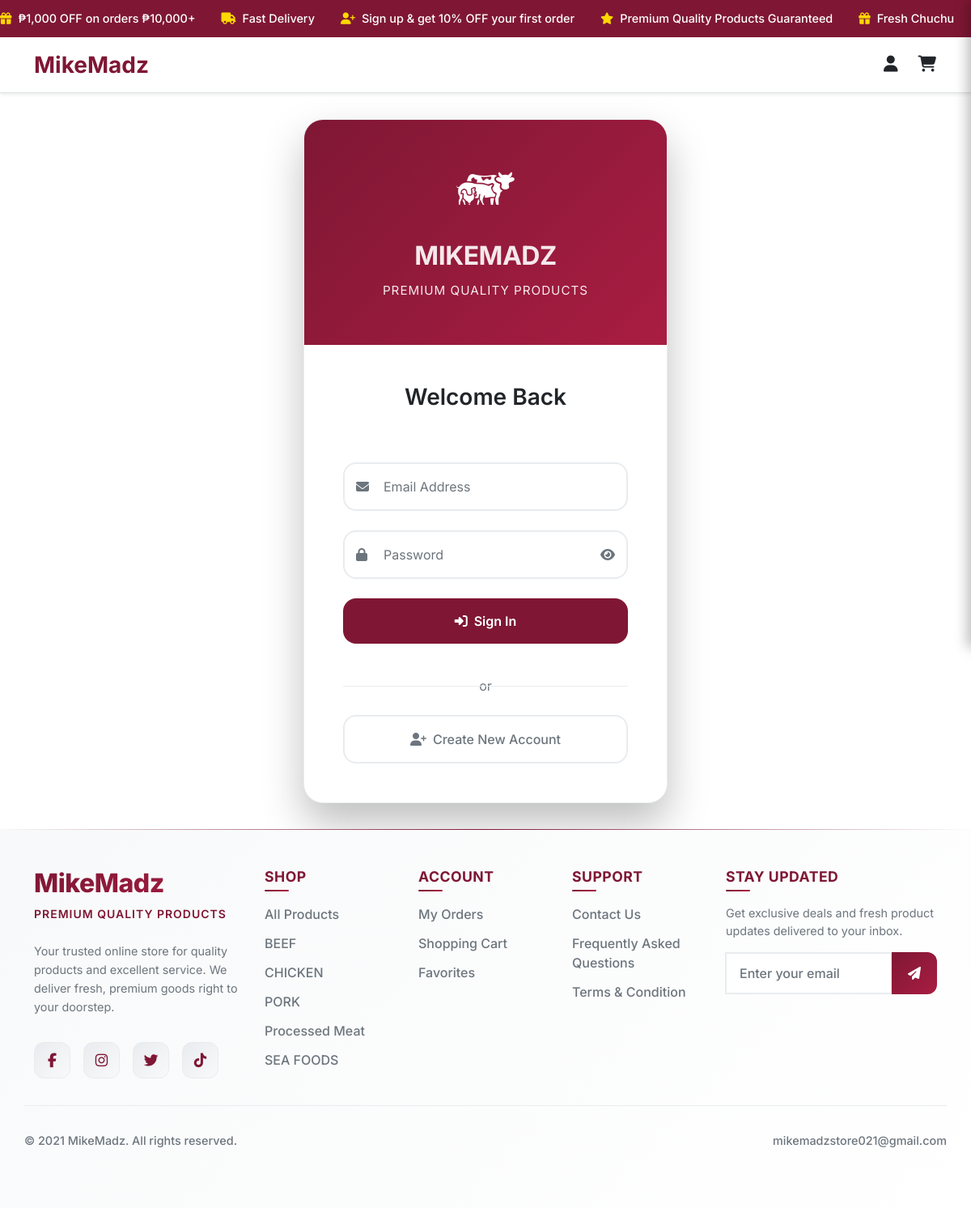
The page /login.php on the database its author committed.
### tables this page shows
CREATE TABLE `promo_messages` (
  `id` int(11) NOT NULL,
  `message_text` text NOT NULL,
  `icon_class` varchar(100) NOT NULL DEFAULT 'fas fa-star',
  `is_active` tinyint(1) DEFAULT 1,
  `sort_order` int(11) DEFAULT 0,
  `created_at` timestamp NOT NULL DEFAULT current_timestamp(),
  `updated_at` timestamp NOT NULL DEFAULT current_timestamp() ON UPDATE current_timestamp()
);

CREATE TABLE `categories` (
  `category_id` int(11) NOT NULL,
  `category_name` varchar(100) NOT NULL,
  `is_archive` tinyint(1) DEFAULT 0
);

### includes/user_promo.php (the view, shortened to what this page needs)
 <?php
$promo_messages = [];
try {
    include_once __DIR__ . '/db.php';
    $stmt = $pdo->query("SELECT * FROM promo_messages WHERE is_active = 1 ORDER BY sort_order ASC, created_at ASC");
    $promo_messages = $stmt->fetchAll(PDO::FETCH_ASSOC);
} catch (Exception $e) {
    $promo_messages = [
        ['message_text' => '₱1,000 OFF on orders ₱10,000+', 'icon_class' => 'fas fa-gift'],
        ['message_text' => 'Free Nationwide Delivery on ₱7,000+', 'icon_class' => 'fas fa-truck'],
        ['message_text' => 'Sign up & get 10% OFF your first order', 'icon_class' => 'fas fa-user-plus'],
        ['message_text' => 'Premium Quality Products Guaranteed', 'icon_class' => 'fas fa-star'],
        ['message_text' => '90 Minutes Express Delivery', 'icon_class' => 'fas fa-clock']
    ];
}
?>
<div class="promo-banner">
    <div class="promo-marquee">
        <?php foreach ($promo_messages as $message): ?>
            <div class="promo-item">
                <i class="<?= htmlspecialchars($message['icon_class']) ?>"></i><?= htmlspecialchars($message['message_text']) ?>
            </div>
        <?php endforeach; ?>
    </div>
</div>

### includes/user_footer.php (shortened to what this page needs)
<?php
include_once __DIR__ . '/db.php';
$footer_categories = [];
try {
    $stmt = $pdo->query("
        SELECT
            c.category_id,
            c.category_name,
            COUNT(p.product_id) as product_count
        FROM categories c
        LEFT JOIN products p ON c.category_id = p.category_id AND p.is_archive = 0
        GROUP BY c.category_id, c.category_name
        HAVING product_count > 0
        ORDER BY product_count DESC, c.category_name
        LIMIT 6
    ");
    $footer_categories = $stmt->fetchAll(PDO::FETCH_ASSOC);
} catch (PDOException $e) {
    $footer_categories = [];
}
?>
<footer class="footer">
    <div class="container">
        <div class="row g-4 py-5">
            <div class="col-lg-3 col-md-6">
                <div class="footer-brand mb-4">
                    <h2 class="brand-name">MikeMadz</h2>
                    <div class="brand-tagline">Premium Quality Products</div>
                </div>
                <p class="footer-description">
                    Your trusted online store for quality products and excellent service. We deliver fresh, premium goods right to your doorstep.
                </p>
                <div class="social-links">
                    <a href="https://www.facebook.com/profile.php?id=100080633373415&rdid=aUMAHJjLqc8iyS6F&share_url=https%3A%2F%2Fwww.facebook.com%2Fshare%2F1CWfcWaM36#" class="social-link" aria-label="Facebook" target="_blank" rel="noopener noreferrer">
                        <i class="fab fa-facebook-f"></i>
                    </a>
                    <a href="https://www.instagram.com/_mikemadz/?fbclid=IwY2xjawM7tJJleHRuA2FlbQIxMABicmlkETFNUnlFdHZhb0tQWnhDczRpAR74YXn5w3HVbILSwEbqrBNsAsWVgDSIG4BL0me2649S0H7rix1rIb6-suU8_w_aem_j99nmp4VFY9UePLoWrYFAQ" class="social-link" aria-label="Instagram" target="_blank" rel="noopener noreferrer">
                        <i class="fab fa-instagram"></i>
                    </a>
                    <a href="https://x.com/_mikemadz?fbclid=IwY2xjawM7szVleHRuA2FlbQIxMABicmlkETFFTHNRNExsVkN3b1g3TWpSAR4sjkp4ynBgeF98L9eiaM7HqoEMJ7kjMJIOYx23vFsrSbIgbxpcitbH9C9flA_aem_5ghteVEc9M4UPXDqpM1lTg" class="social-link" aria-label="Twitter" target="_blank" rel="noopener noreferrer">
                        <i class="fab fa-twitter"></i>
                    </a>
                    <a href="https://www.tiktok.com/@_mikemadz?fbclid=IwY2xjawM7tQ5leHRuA2FlbQIxMABicmlkETFNUnlFdHZhb0tQWnhDczRpAR7nONSLtD8m1pJow_8yumrTfhu0UjsEyQuNOxZKZt3CMSiGnwhAnSVfevi09g_aem_Wgz8xno5jClfgS5QhZpHaA" class="social-link" aria-label="TikTok" target="_blank" rel="noopener noreferrer">
                        <i class="fab fa-tiktok"></i>
                    </a>
                </div>
            </div>
            <div class="col-lg-2 col-md-6">
                <h5 class="footer-title">Shop</h5>
                <ul class="footer-links">
                    <li><a href="product.php">All Products</a></li>
                    <?php if (!empty($footer_categories)): ?>
                        <?php foreach ($footer_categories as $category): ?>
                            <li><a href="product.php?category=<?= urlencode(strtolower($category['category_name'])) ?>">
                                <?= htmlspecialchars(ucfirst($category['category_name'])) ?>
                            </a></li>
                        <?php endforeach; ?>
                    <?php endif; ?>
                </ul>
            </div>
            <div class="col-lg-2 col-md-6">
                <h5 class="footer-title">Account</h5>
                <ul class="footer-links">
                    <li><a href="orders.php">My Orders</a></li>
                    <li><a href="cart.php">Shopping Cart</a></li>
                    <li><a href="favorites.php">Favorites</a></li>
                </ul>
            </div>
            <div class="col-lg-2 col-md-6">
                <h5 class="footer-title">Support</h5>
                <ul class="footer-links">
                    <li><a href="https://www.facebook.com/profile.php?id=100080633373415" target="_blank" rel="noopener noreferrer">Contact Us</a></li>
                    <li><a href="faq.php">Frequently Asked Questions</a></li>
                    <li><a href="#" data-bs-toggle="modal" data-bs-target="#termsModal">Terms &amp; Condition</a></li>
                </ul>
            </div>
            <div class="col-lg-3 col-md-6">
                <h5 class="footer-title">Stay Updated</h5>
                <p class="newsletter-text">Get exclusive deals and fresh product updates delivered to your inbox.</p>
                <form class="newsletter-form" onsubmit="handleNewsletter(event)">
                    <div class="input-group">
                        <input type="email" id="newsletter-email" name="newsletter-email" class="form-control newsletter-input" placeholder="Enter your email" required>
                        <button type="submit" class="btn newsletter-btn">
                            <i class="fas fa-paper-plane"></i>
                        </button>
                    </div>
                </form>
        </div>
        <div class="footer-bottom">
            <div class="row align-items-center">
                <div class="col-md-6">
                    <p class="copyright-text">
                        &copy; <?php echo date('2021'); ?> MikeMadz. All rights reserved.
                    </p>
                </div>
                <div class="col-md-6">
                    <div class="footer-bottom-links">
                        <a href="mailto:mikemadzstore021@gmail.com">mikemadzstore021@gmail.com</a>
                    </div>
                </div>
            </div>
        </div>
    </div>
</footer>

### assets/css/dark-mode.css (style rules this page uses)
:root { --bg-primary: #ffffff; --bg-secondary: #f8f9fa; --bg-tertiary: #e9ecef; --bg-card: #ffffff; --bg-overlay: rgba(0, 0, 0, 0.5); --text-primary: #212529; --text-secondary: #6c757d; --text-muted: #adb5bd; --text-light: #ffffff; --brand-primary: #7F1734; --brand-secondary: #a91d42; --brand-gradient: linear-gradient(135deg, #7F1734 0%, #a91d42 100%); --success: #198754; --warning: #ffc107; --danger: #dc3545; --info: #0dcaf0; --border-light: #e9ecef; --border-medium: #dee2e6; --border-dark: #adb5bd; --shadow-light: rgba(0, 0, 0, 0.1); --shadow-medium: rgba(0, 0, 0, 0.15); --shadow-dark: rgba(0, 0, 0, 0.25); --input-bg: #ffffff; --input-border: #ced4da; --input-focus: #7F1734; --btn-primary-bg: var(--brand-gradient); --btn-primary-text: #ffffff; --btn-secondary-bg: #6c757d; --btn-secondary-text: #ffffff; --modal-bg: #ffffff; --modal-border: #dee2e6; --cart-bg: #ffffff; --cart-header-bg: var(--bg-secondary); --cart-footer-bg: var(--bg-secondary); }
* { transition: background-color 0.3s ease, color 0.3s ease, border-color 0.3s ease, box-shadow 0.3s ease; }

### login.php (style rules this page uses)
body { font-family: 'Inter', sans-serif; background: var(--bg-primary); min-height: 100vh; margin: 0; padding: 0; }
.form-control { padding: 1rem 1rem 1rem 3rem; border: 2px solid var(--border-light); border-radius: 16px; font-size: 1rem; transition: all 0.3s ease; background-color: var(--input-bg); backdrop-filter: blur(10px); font-weight: 400; color: var(--text-primary); }
.form-control::placeholder { color: var(--text-secondary); }

### includes/user_promo.php (style rules this page uses)
.promo-banner { background: var(--bs-secondary); color: white; padding: 0.75rem 0; font-weight: 500; font-size: 0.9rem; overflow: hidden; position: relative; }
.promo-marquee { display: flex; animation: marquee-scroll 15s linear infinite; white-space: nowrap; }
.promo-item { display: flex; align-items: center; flex-shrink: 0; font-size: 0.9rem; margin-right: 2rem; }
.promo-item i { margin-right: 0.5rem; color: #ffd700; }

### includes/user_navbar.php (style rules this page uses)
:root { --bs-primary: #ffffff; --bs-secondary: #7F1734; --bs-success: #198754; --bs-danger: #db3030; --bs-warning: #ffc107; --bs-info: #016bf8; --bs-light: #f0f3f2; --bs-dark: #001e2b; }

### rows shown on the page
promo_messages: message_text "₱1,000 OFF on orders ₱10,000+"
promo_messages: message_text "Fast Delivery"
promo_messages: message_text "Sign up & get 10% OFF your first order"
promo_messages: message_text "Premium Quality Products Guaranteed"
promo_messages: message_text "Fresh Chuchu"
categories: category_name "BEEF"
categories: category_name "CHICKEN"
categories: category_name "PORK"
categories: category_name "Processed Meat"
categories: category_name "SEA FOODS"
